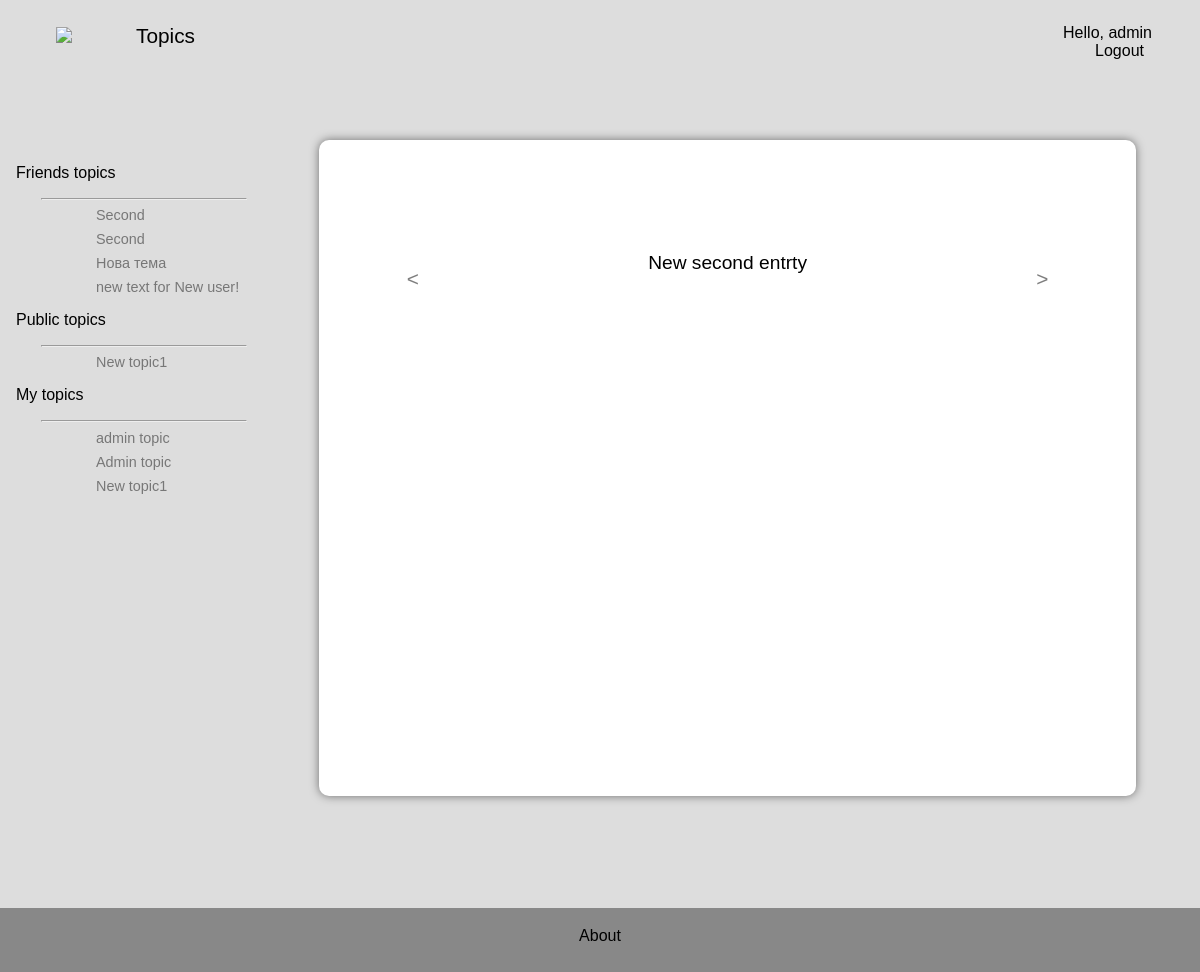
/blog/index/ (signed in), run on an earlier commit of the app's database.
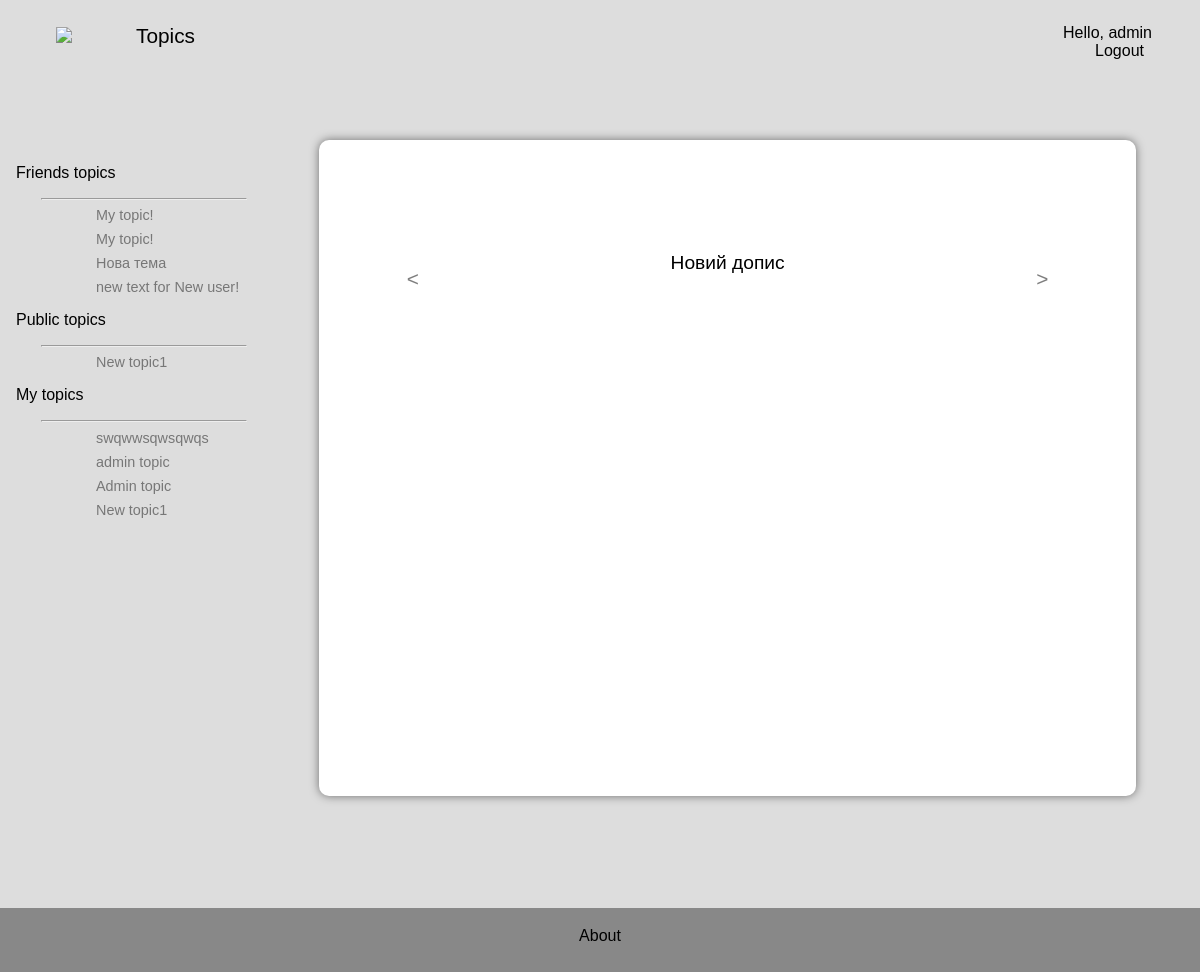
And on a later commit of the database.
### blog/models.py (models this page shows, shortened)
class Topic(models.Model):
    class Permissions(models.IntegerChoices):
        PRIVATE = 0
        GROUP = 1
        FOR_ALL = 2
    text = models.CharField(max_length=200)
    user = models.ForeignKey(User, on_delete=models.CASCADE, related_name='topics')
    permision = models.IntegerField(choices=Permissions, default=Permissions.PRIVATE)
    def __str__(self):
        return self.text

class Entry(models.Model):
    text = models.TextField()
    topic = models.ForeignKey(Topic, on_delete=models.CASCADE,related_name='entries')
    date_added = models.DateTimeField(auto_now_add=True)
    scores = models.BigIntegerField(null=True)
    score_num = models.IntegerField(null=True)

### blog/views.py (the view)
# urls.py: path('index/', views.index, name='index'),
def index(request):
    slidecards_entry = []
    (pub_topics, user_topics, friends_topics) = get_topics_data(request)
    pub_entries = get_entry_from_topics(pub_topics)
    friends_entries = get_entry_from_topics(friends_topics)
    if len(pub_entries) == 0:
        pub_topics = []
    else:
        pub_entries = pub_entries[:10]
    if len(friends_entries) > 0:
        friends_entries = friends_entries[:10]
    if len(friends_entries) >0 or len(pub_entries) >0:
            slidecards_entry = (friends_entries + pub_entries)[:10]
    return render(request, 'blog/index.html', {
        'slidecards':slidecards_entry,
        'user_aside_topics':user_topics[:7],
        'friends_aside_topics':friends_topics[:7],
        'pub_aside_topics': pub_topics[:7]
    })

### blog/views.py (called while the page is built)
def get_topics_data(request):
    user_topics = []
    friends_topics = []
    pub_topics = Topic.objects.filter(permision=Topic.Permissions.FOR_ALL)
    if request.user.is_authenticated:
        user_topics = request.user.topics.order_by('-pk')
        user_groups = request.user.group_set.all()
        if user_groups:
            friends = [user for group in user_groups for user in group.user.exclude(username=request.user.username)]
            if friends:
                friends_topics = [topic for friend in friends for topic in friend.topics.order_by('-pk')]
    return (pub_topics or [], user_topics, friends_topics)

def get_entry_from_topics(topics):
    return [entry for topic in topics for entry in topic.entries.order_by('-pk')]

### blog/templates/blog/index.html (shortened to what this page needs)
{% extends 'blog/layout.html' %}
{% load static %}
{% block header_content %}
    <a href="{% url 'blog:show_topic_list' %}"> Topics</a>
{% endblock header_content %}
{% block main_content %}
<div class="slider" hidden>
  <button class="prev-button slider-button" onclick='slidePrev()'><</button>
  <div class="slider-card">
    {% for slidecard in slidecards %}
    <a class="slide">
      {{ slidecard.text }}
    </a>
    {% endfor %}
  </div>
  <button class="next-button slider-button" onclick='slideNext()'>></button>
</div>
<div class="card-container">
</div>
{% endblock main_content %}

### blog/templates/blog/layout.html (shortened to what this page needs)
{% load static %}
<!DOCTYPE html>
<html lang="en">
<head>
    <link rel="stylesheet" href="{% static 'blog/style.css' %}" >
</head>
<body>
    <div class="header-wrap">
        <div class="header-start">
            <a href="{% url 'blog:index' %}"><img src="{% static 'blog/logo.png' %}"></a>
            {% block header_content %}{% endblock header_content %}
        </div>
        <div class="header-end">
            {% if user.is_authenticated %}
                Hello, {{user.username}}
                <a href="{% url 'users:logout' %}"> Logout </a>
            {% else %}
                <a href="{% url 'users:login' %}" >Log in</a>
                <a href="{% url 'users:register' %}">Register</a>
            {% endif %}
        </div>
    </div>
    <div class="body-wrap">
        <div class="aside-container">
            {% if friends_aside_topics %}
                <p class="aside-title">Friends topics</p>
                <hr>
                {% for topic in friends_aside_topics %}
                    <a href="{% url 'blog:show_topic' topic.id %}">{{topic}}</a>
                {% endfor %}
            {% endif %}
            {% if pub_aside_topics %}
                <p class="aside-title">Public topics</p>
                <hr>
                {% for topic in pub_aside_topics %}
                    <a href="{% url 'blog:show_topic' topic.id %}">{{topic}}</a>
                {% endfor %}
            {% endif %}
            {% if user_aside_topics %}
                <p class="aside-title">My topics</p>
                <hr>
                {% for topic in user_aside_topics %}
                    <a href="{% url 'blog:show_topic' topic.id %}">{{topic}}</a>
                {% endfor %}
            {% endif %}
        </div>
        <div class="main-container">
            {% block main_content %}{% endblock main_content %}
        </div>
    </div>
    <div class="footer-wrap">
        <a href="{% url 'blog:about' %}">About</a>
    </div>
</body>
</html>

What changed in the data, as far as the page shows it:
removed Topic: text "Second"
removed Entry: text "New second entrty"
added Topic: text "My topic!"
added Topic: text "swqwwsqwsqwqs"
now on this page (row unchanged): Entry: text "Новий допис"
